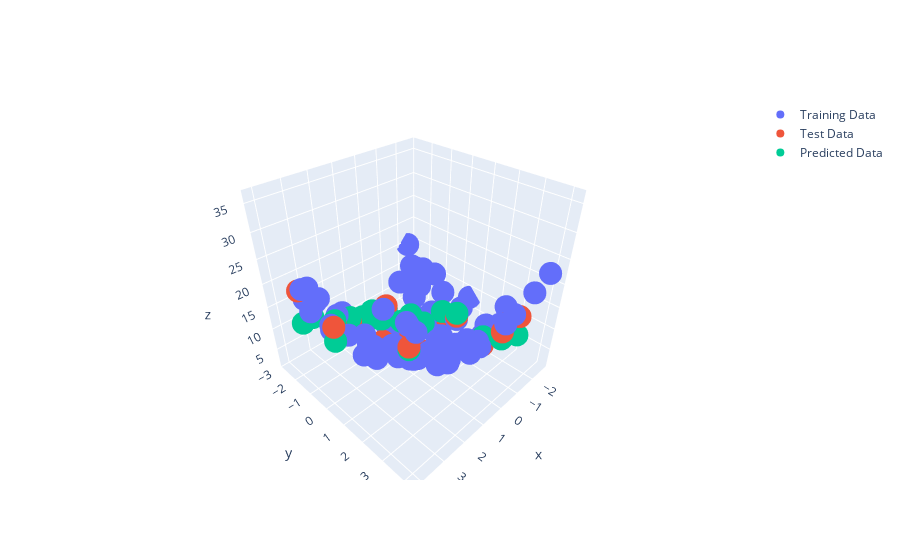

Source (notebook cell):
### Code cell
# Linear Regression with multiple variables (continue)

# color=np.empty(Y_train.size).fill(1)
# fig.scatter_3d(df, x=X_train[:, 0], y=X_train[:, 1], z=Y_train, color=color, title="Training Data")

# Visualize data
fig = go.Figure()
fig.add_scatter3d(x=X_train[:,0], y=X_train[:,1], z=Y_train, mode="markers", name="Training Data")
fig.add_scatter3d(x=X_test[:,0], y=X_test[:,1], z=Y_test, mode="markers", name="Test Data")
fig.add_scatter3d(x=X_test[:,0], y=X_test[:,1], z=Y_pred, mode="markers", name="Predicted Data")
fig.show()
